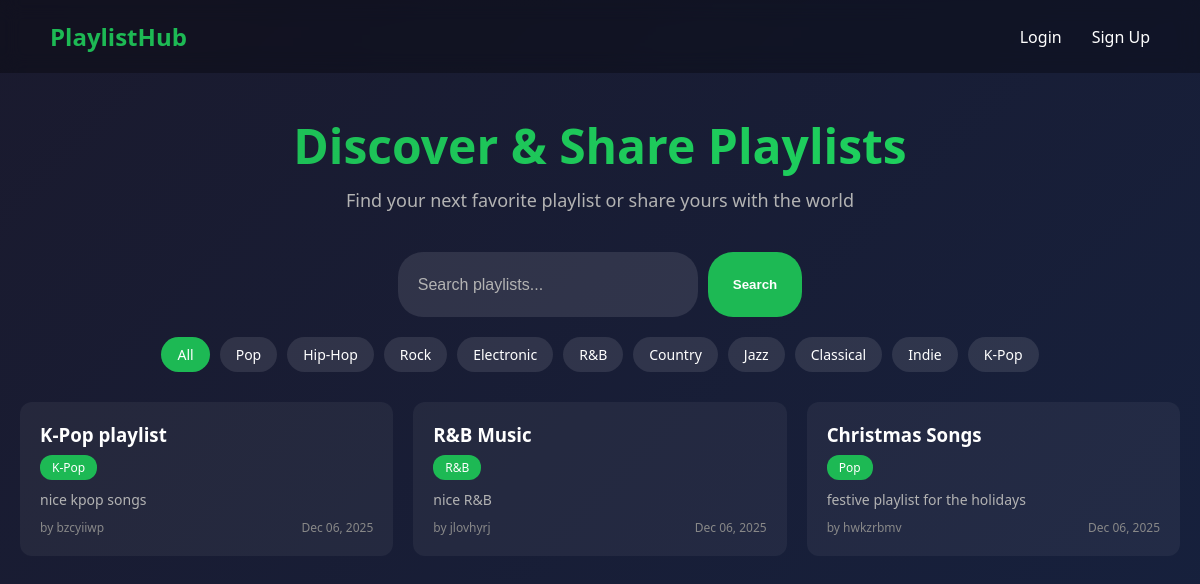
The page / on the database its author committed.
### app.py (models this page shows)
class Playlist(db.Model):
    id = db.Column(db.Integer, primary_key=True)
    title = db.Column(db.String(100), nullable=False)
    description = db.Column(db.Text)
    songs = db.Column(db.Text, nullable=True)
    genre = db.Column(db.String(50), nullable=False)
    user_id = db.Column(db.Integer, db.ForeignKey('user.id'), nullable=False)
    created_at = db.Column(db.DateTime, default=datetime.utcnow)
    votes = db.relationship('Vote', backref='playlist')

class User(db.Model):
    id = db.Column(db.Integer, primary_key=True)
    username = db.Column(db.String(80), unique=True, nullable=False)
    password = db.Column(db.String(200), nullable=False)
    plain_password = db.Column(db.String(200), nullable=True)
    created_at = db.Column(db.DateTime, default=datetime.utcnow)
    playlists = db.relationship('Playlist', backref='author')
    votes = db.relationship('Vote', backref='user')

### app.py (the view)
@app.route('/')
def home():
    genre_filter = request.args.get('genre', '')
    search_text = request.args.get('search', '')
    all_playlists = Playlist.query.order_by(Playlist.created_at.desc()).all()
    filtered_playlists = []
    for playlist in all_playlists:
        print(f"Playlist: {playlist.title}, Genre: {playlist.genre}")
        should_include = True
        if genre_filter:
            if playlist.genre.strip().lower() != genre_filter.strip().lower():
                should_include = False
        if search_text:
            if search_text.lower() not in playlist.title.lower():
                should_include = False
        if should_include:
            filtered_playlists.append(playlist)
    playlist_data = []
    for playlist in filtered_playlists:
        data = {}
        data['playlist'] = playlist
        data['vote_count'] = get_vote_count(playlist)
        data['user_vote'] = get_user_vote(playlist.id)
        playlist_data.append(data)
    return render_template('home.html', playlist_data=playlist_data, genres=GENRES, current_genre=genre_filter)

### app.py (called while the page is built)
def get_vote_count(playlist):
    result = db.session.query(db.func.sum(Vote.value)).filter_by(playlist_id=playlist.id).scalar()
    if result is not None:
        return result
    else:
        return 0

def get_user_vote(playlist_id):
    if 'user_id' not in session:
        return 0
    vote = Vote.query.filter_by(user_id=session['user_id'], playlist_id=playlist_id).first()
    if vote:
        return vote.value
    else:
        return 0

### templates/home.html (shortened to what this page needs)
<!DOCTYPE html>
<html>
<head>
    <link rel="stylesheet" href="/static/styles.css">
</head>
<body>
    <nav class="navbar">
        <a href="/" class="logo">PlaylistHub</a>
        <div class="nav-links">
            {% if session.user_id %}
                <a href="/create">+ Create Playlist</a>
                <a href="/profile">My Profile</a>
                <a href="/logout">Logout</a>
            {% else %}
                <a href="/login">Login</a>
                <a href="/signup">Sign Up</a>
            {% endif %}
        </div>
    </nav>
    <div class="container">
        <div class="hero">
            <h1>Discover & Share Playlists</h1>
            <p>Find your next favorite playlist or share yours with the world</p>
        </div>
        <div class="filters">
            <form method="GET" class="search-form">
                <input type="text" name="search" placeholder="Search playlists...">
                <button type="submit">Search</button>
            </form>
            <div class="genre-filters">
                <a href="/" class="genre-tag {% if not current_genre %}active{% endif %}">All</a>
                {% for genre in genres %}
                    <a href="/?genre={{ genre|urlencode }}" class="genre-tag {% if current_genre == genre %}active{% endif %}">{{ genre }}</a>
                {% endfor %}
            </div>
        </div>
        <div class="playlists-grid">
            {% for item in playlist_data %}
                <div class="playlist-card">
                    <div class="playlist-info">
                        <a href="/playlist/{{ item.playlist.id }}">
                            <h3>{{ item.playlist.title }}</h3>
                        </a>
                        <span class="genre-badge">{{ item.playlist.genre }}</span>
                        <p class="playlist-desc">
                            {% if item.playlist.description %}
                                {{ item.playlist.description[:100] }}
                            {% endif %}
                        </p>
                        <div class="playlist-meta">
                            <span>by {{ item.playlist.author.username }}</span>
                            <span>{{ item.playlist.created_at.strftime('%b %d, %Y') }}</span>
                        </div>
                    </div>
                </div>
            {% endfor %}
        </div>
    </div>
</body>
</html>

### public/static/styles.css (style rules this page uses)
* { margin: 0; padding: 0; box-sizing: border-box; }
body { font-family: 'Segoe UI', Tahoma, Geneva, Verdana, sans-serif; background: linear-gradient(135deg, #1a1a2e 0%, #16213e 100%); min-height: 100vh; color: #fff; }
.navbar { display: flex; justify-content: space-between; align-items: center; padding: 20px 50px; background: rgba(0, 0, 0, 0.3); backdrop-filter: blur(10px); }
.logo { font-size: 24px; font-weight: bold; color: #1db954; text-decoration: none; }
.nav-links { display: flex; gap: 30px; }
.nav-links a { color: #fff; text-decoration: none; transition: color 0.3s; }
.container { max-width: 1200px; margin: 0 auto; padding: 40px 20px; }
.hero { text-align: center; margin-bottom: 40px; }
.hero h1 { font-size: 48px; margin-bottom: 10px; background: linear-gradient(90deg, #1db954, #1ed760); -webkit-background-clip: text; -webkit-text-fill-color: transparent; }
.hero p { font-size: 18px; color: #b3b3b3; }
.filters { margin-bottom: 30px; }
.search-form { display: flex; gap: 10px; margin-bottom: 20px; justify-content: center; }
.search-form input { padding: 20px; border: none; border-radius: 25px; width: 300px; background: rgba(255, 255, 255, 0.1); color: #fff; font-size: 16px; }
.search-form input::placeholder { color: #b3b3b3; }
.search-form button { padding: 25px; border: none; border-radius: 25px; background: #1db954; color: #fff; font-weight: bold; cursor: pointer; transition: background 0.3s; }
.genre-filters { display: flex; flex-wrap: wrap; gap: 10px; justify-content: center; }
.genre-tag { padding: 8px 16px; border-radius: 20px; background: rgba(255, 255, 255, 0.1); color: #fff; text-decoration: none; font-size: 14px; transition: all 0.3s; }
.genre-tag:hover, .genre-tag.active { background: #1db954; }
.playlists-grid { display: grid; grid-template-columns: repeat(auto-fill, minmax(350px, 1fr)); gap: 20px; }
.playlist-card { display: flex; background: rgba(255, 255, 255, 0.05); border-radius: 12px; padding: 20px; transition: transform 0.3s, background 0.3s; }
.playlist-info { flex: 1; }
.playlist-info h3 { margin-bottom: 8px; }
.playlist-info a { color: #fff; text-decoration: none; }
.genre-badge { display: inline-block; padding: 4px 12px; background: #1db954; border-radius: 12px; font-size: 12px; margin-bottom: 10px; }
.playlist-desc { color: #b3b3b3; font-size: 14px; margin-bottom: 10px; }
.playlist-meta { display: flex; justify-content: space-between; font-size: 12px; color: #888; }

### rows shown on the page
Playlist: playlist "K-Pop playlist", playlist.genre "K-Pop", playlist "nice kpop songs", playlist.created_at "Dec 06, 2025"
User: playlist.author.username "bzcyiiwp"
Playlist: playlist "R&B Music", playlist.genre "R&B", playlist "nice R&B", playlist.created_at "Dec 06, 2025"
User: playlist.author.username "jlovhyrj"
Playlist: playlist "Christmas Songs", playlist.genre "Pop", playlist "festive playlist for the holidays", playlist.created_at "Dec 06, 2025"
User: playlist.author.username "hwkzrbmv"

### other values the page prints
{{ genre }} "Pop" "Hip-Hop" "Rock" "Electronic" "R&B" "Country" "Jazz" "Classical" "Indie" "K-Pop"
